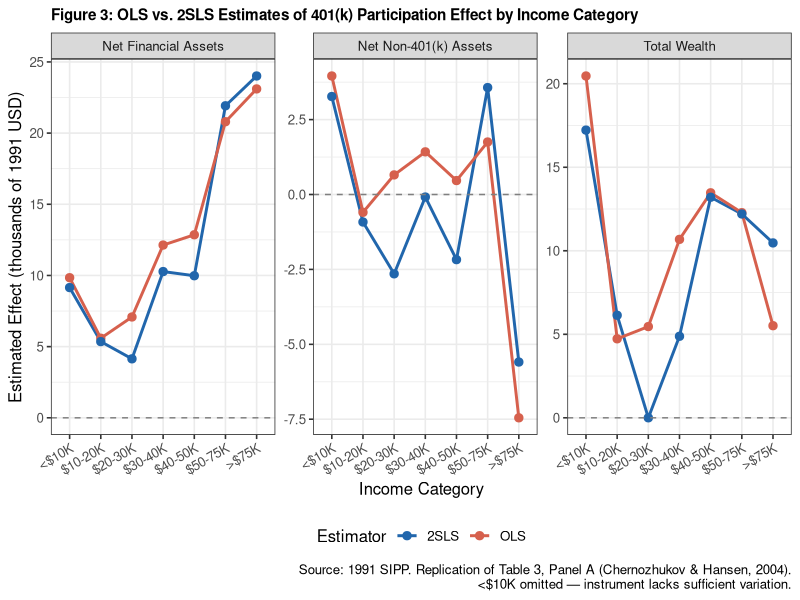

Source code (R):
library(tidyverse)
library(AER)
library(sandwich)
library(lmtest)

df <- read.csv("401k.csv")

cat(sprintf("Loaded: %d rows x %d columns\n", nrow(df), ncol(df)))

df <- df %>%
  mutate(
    inc_cat = case_when(
      inc <  10000                 ~ "lt10K",
      inc >= 10000 & inc < 20000   ~ "10to20K",
      inc >= 20000 & inc < 30000   ~ "20to30K",
      inc >= 30000 & inc < 40000   ~ "30to40K",
      inc >= 40000 & inc < 50000   ~ "40to50K",
      inc >= 50000 & inc <= 75000  ~ "50to75K",
      inc >  75000                 ~ "gt75K"
    ),
    inc_cat = factor(inc_cat,
                     levels = c("lt10K","10to20K","20to30K","30to40K",
                                "40to50K","50to75K","gt75K"))
  )

df <- df %>%
  mutate(
    inc_10to20 = as.integer(inc_cat == "10to20K"),
    inc_20to30 = as.integer(inc_cat == "20to30K"),
    inc_30to40 = as.integer(inc_cat == "30to40K"),
    inc_40to50 = as.integer(inc_cat == "40to50K"),
    inc_50to75 = as.integer(inc_cat == "50to75K"),
    inc_gt75   = as.integer(inc_cat == "gt75K")
  )

df <- df %>%
  mutate(
    nohs  = as.integer(educ < 12),
    hs    = as.integer(educ == 12),
    smcol = as.integer(educ >= 13 & educ <= 15),
    col   = as.integer(educ >= 16)
  )

df <- df %>%
  mutate(
    age_lt30   = as.integer(age < 30),
    age_30_35  = as.integer(age >= 30 & age <= 35),
    age_36_44  = as.integer(age >= 36 & age <= 44),
    age_45_54  = as.integer(age >= 45 & age <= 54),
    age_55plus = as.integer(age >= 55)
  )

cat("Income category counts:\n")
print(table(df$inc_cat))
cat(sprintf("Participation: %.1f%% | Eligibility: %.1f%%\n\n",
            mean(df$p401)*100, mean(df$e401)*100))

controls_full <- c(
  "age_lt30","age_30_35","age_36_44","age_45_54",
  "inc_10to20","inc_20to30","inc_30to40","inc_40to50","inc_50to75","inc_gt75",
  "hs","smcol","col",
  "marr","fsize","twoearn","db","pira","hown"
)

controls_within <- c(
  "age_lt30","age_30_35","age_36_44","age_45_54",
  "hs","smcol","col",
  "marr","fsize","twoearn","db","pira","hown",
  "inc"
)

make_ols <- function(outcome, controls)
  as.formula(paste(outcome, "~ p401 +", paste(controls, collapse=" + ")))

make_iv <- function(outcome, controls)
  as.formula(paste(outcome, "~ p401 +", paste(controls, collapse=" + "),
                   "| e401 +",          paste(controls, collapse=" + ")))

make_fs <- function(controls)
  as.formula(paste("p401 ~ e401 +", paste(controls, collapse=" + ")))

run_models <- function(data, outcome, controls) {
  result <- list(n=nrow(data), fs_coef=NA, fs_se=NA,
                 ols_coef=NA, ols_se=NA, iv_coef=NA, iv_se=NA)

  if (nrow(data) < 50)     { message("  Skipped: n<50");               return(result) }
  if (var(data$e401) == 0) { message("  Skipped: no e401 variation");  return(result) }
  if (var(data$p401) == 0) { message("  Skipped: no p401 variation");  return(result) }

  tryCatch({
    fs <- lm(make_fs(controls), data=data)
    r  <- coeftest(fs, vcov=vcovHC(fs, type="HC1"))
    result$fs_coef <- r["e401","Estimate"]
    result$fs_se   <- r["e401","Std. Error"]
  }, error=function(e) message("  First stage error: ", e$message))

  tryCatch({
    m <- lm(make_ols(outcome, controls), data=data)
    r <- coeftest(m, vcov=vcovHC(m, type="HC1"))
    result$ols_coef <- r["p401","Estimate"]
    result$ols_se   <- r["p401","Std. Error"]
  }, error=function(e) message("  OLS error: ", e$message))

  tryCatch({
    m <- ivreg(make_iv(outcome, controls), data=data)
    r <- coeftest(m, vcov=vcovHC(m, type="HC1"))
    result$iv_coef <- r["p401","Estimate"]
    result$iv_se   <- r["p401","Std. Error"]
  }, error=function(e) message("  2SLS error: ", e$message))

  result
}

outcomes_list <- c("net_tfa","net_nifa","tw")

grp_levels <- c("lt10K","10to20K","20to30K","30to40K","40to50K","50to75K","gt75K")
grp_labels <- c("<$10K","$10-20K","$20-30K","$30-40K","$40-50K","$50-75K",">$75K")

cat("Running full sample regressions...\n")
full_results <- setNames(
  lapply(outcomes_list, function(y) run_models(df, y, controls_full)),
  outcomes_list)

cat("Running income-category regressions...\n")
inc_results <- lapply(grp_levels, function(grp) {
  sub <- df %>% filter(inc_cat == grp)
  cat(sprintf("  %-10s  n=%d\n", grp, nrow(sub)))
  setNames(lapply(outcomes_list, function(y) run_models(sub, y, controls_within)),
           outcomes_list)
})
names(inc_results) <- grp_levels

fc     <- function(x, w=8) { if(is.na(x)) return(formatC("NA",width=w));
                              formatC(round(x), format="d", big.mark=",", width=w) }
fse    <- function(x)       { if(is.na(x)) return("      NA");
                              paste0("(", formatC(round(x), format="d", big.mark=","), ")") }
ffs    <- function(x)       { if(is.na(x)) return("    NA");
                              formatC(round(x,3), format="f", digits=3, width=6) }

print_block <- function(lbl, n, rn, ri, rt) {
  cat(sprintf("%-9s %5d  %6s  %8s %8s  %8s %8s  %8s %8s\n",
              lbl, n, ffs(rn$fs_coef),
              fc(rn$ols_coef), fc(rn$iv_coef),
              fc(ri$ols_coef), fc(ri$iv_coef),
              fc(rt$ols_coef), fc(rt$iv_coef)))
  cat(sprintf("%-9s %5s  %6s  %8s %8s  %8s %8s  %8s %8s\n",
              "","","",
              fse(rn$ols_se), fse(rn$iv_se),
              fse(ri$ols_se), fse(ri$iv_se),
              fse(rt$ols_se), fse(rt$iv_se)))
}

div <- strrep("-", 90)
cat("\n", div, "\n", sep="")
cat("TABLE 3 REPLICATION — OLS AND 2SLS ESTIMATES OF 401(k) PARTICIPATION EFFECT\n")
cat(div, "\n", sep="")
cat(sprintf("%-9s %5s  %6s  %8s %8s  %8s %8s  %8s %8s\n",
            "Sample","N","1stSt",
            "NFA-OLS","NFA-2SLS","NNFA-OLS","NNFA-2SLS","TW-OLS","TW-2SLS"))
cat(div, "\n", sep="")

cat("A. Full Sample\n")
print_block("Full", nrow(df),
            full_results$net_tfa, full_results$net_nifa, full_results$tw)

cat("\nB. By Income Category\n")
for (i in seq_along(grp_levels)) {
  print_block(grp_labels[i], sum(df$inc_cat == grp_levels[i]),
              inc_results[[grp_levels[i]]]$net_tfa,
              inc_results[[grp_levels[i]]]$net_nifa,
              inc_results[[grp_levels[i]]]$tw)
}
cat(div, "\n", sep="")
cat("NFA=Net Financial Assets, NNFA=Net Non-401(k) Assets, TW=Total Wealth.\n")
cat("Robust standard errors (HC1) in parentheses.\n")
cat("2SLS instruments p401 with e401 (401k eligibility).\n")
cat("<$10K: all non-participants are ineligible — instrument has no variation.\n")

rows <- list()
for (y in outcomes_list) {
  r <- full_results[[y]]
  rows[[length(rows)+1]] <- data.frame(
    sample="Full Sample", n=r$n, outcome=y,
    fs_coef=r$fs_coef, ols_coef=r$ols_coef, ols_se=r$ols_se,
    iv_coef=r$iv_coef, iv_se=r$iv_se)
}
for (i in seq_along(grp_levels)) {
  for (y in outcomes_list) {
    r <- inc_results[[grp_levels[i]]][[y]]
    rows[[length(rows)+1]] <- data.frame(
      sample=grp_labels[i], n=r$n, outcome=y,
      fs_coef=r$fs_coef, ols_coef=r$ols_coef, ols_se=r$ols_se,
      iv_coef=r$iv_coef, iv_se=r$iv_se)
  }
}
results_df <- bind_rows(rows)
write.csv(results_df, "table3_replication.csv", row.names=FALSE)
cat("\n✓ Results saved to: table3_replication.csv\n")

plot_df <- results_df %>%
  filter(sample != "Full Sample") %>%
  mutate(
    sample        = factor(sample, levels=grp_labels),
    outcome_label = case_when(
      outcome == "net_tfa"  ~ "Net Financial Assets",
      outcome == "net_nifa" ~ "Net Non-401(k) Assets",
      outcome == "tw"       ~ "Total Wealth"
    )
  ) %>%
  pivot_longer(c(ols_coef, iv_coef), names_to="estimator", values_to="coef") %>%
  mutate(estimator = ifelse(estimator=="ols_coef","OLS","2SLS"))

p3 <- ggplot(plot_df, aes(x=sample, y=coef/1000, color=estimator, group=estimator)) +
  geom_line(linewidth=1, na.rm=TRUE) +
  geom_point(size=2.5, na.rm=TRUE) +
  facet_wrap(~outcome_label, scales="free_y") +
  scale_color_manual(values=c("OLS"="#d6604d","2SLS"="#2166ac")) +
  geom_hline(yintercept=0, linetype="dashed", color="gray50") +
  labs(title   = "Figure 3: OLS vs. 2SLS Estimates of 401(k) Participation Effect by Income Category",
       x="Income Category", y="Estimated Effect (thousands of 1991 USD)", color="Estimator",
       caption = paste0("Source: 1991 SIPP. Replication of Table 3, Panel A ",
                        "(Chernozhukov & Hansen, 2004).\n",
                        "<$10K omitted — instrument lacks sufficient variation.")) +
  theme_bw(base_size=12) +
  theme(legend.position="bottom",
        axis.text.x=element_text(angle=30, hjust=1),
        plot.title=element_text(face="bold", size=11))

ggsave("figure3_ols_vs_2sls.png", p3, width=11, height=5, dpi=150)
cat("✓ Figure 3 saved to: figure3_ols_vs_2sls.png\n")
cat("\nStep 3 complete. Ready for Step 4 (ML Model).\n")
